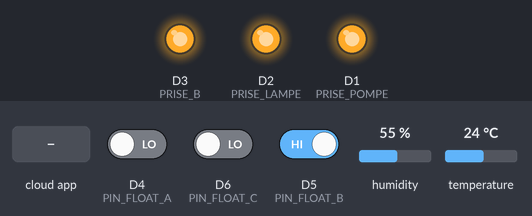
The sketch below on a simulated ESP8266 (NodeMCU). Shown: output pins drawn as LEDs (lit = HIGH). The inputs (shaded band) are chosen by the test bench; at power-on: D4 (PIN_FLOAT_A) LOW, D6 (PIN_FLOAT_C) LOW, D5 (PIN_FLOAT_B) HIGH, humidity 55 %, temperature 24 °C.

Above: at 2.7 s.
2.8 s: the phone or cloud app sets 11 to 0
At 3.9 s:
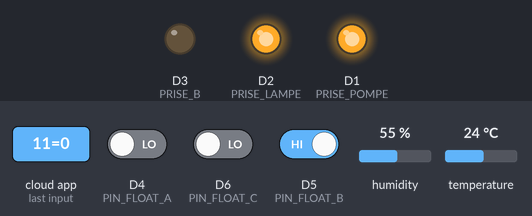
5.0 s: the phone or cloud app sets 3 to 0
At 6.2 s:
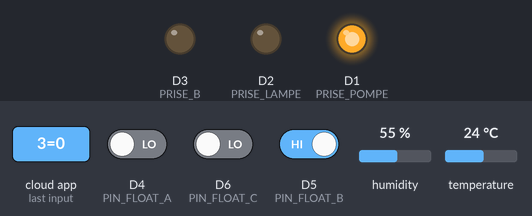
7.0 s: the phone or cloud app sets 9 to 0
At 8.5 s:
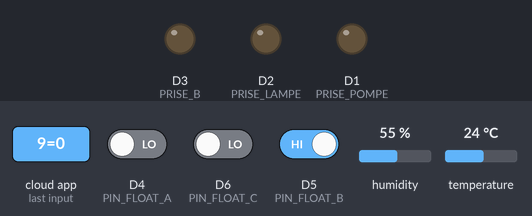
9.0 s: the phone or cloud app sets 11 to 1
At 10.7 s:
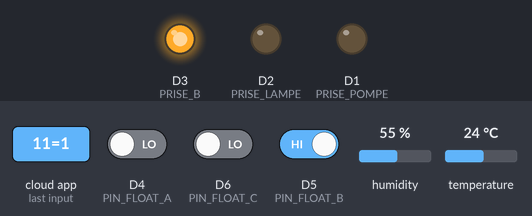
11.0 s: the phone or cloud app sets 4 to 0
At 12.4 s:
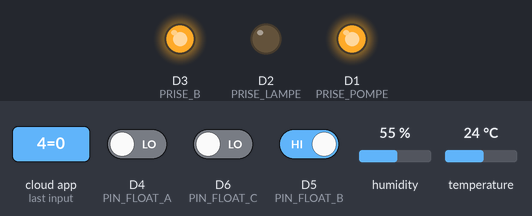
Timing chart, 0 to 14.0 s (numbered marks = the images above; inputs shaded):
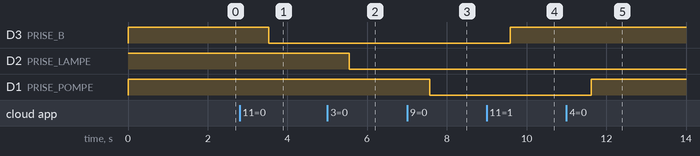

The sketch:

aquaponie_esp_19-12-2018.ino
```cpp
#define CAYENNE_DEBUG
#define CAYENNE_PRINT Serial                 //wifi
#include <CayenneMQTTESP8266.h>
//#include <DHT.h>  // DHTsensor
#include <DHTesp.h> // DHTesp library, a verifier laquelle fonctionne le mieux avec cayenne.

// WiFi network info.
char ssid[] = "SmartRGE1BB";
char wifiPassword[] = "s9003502";

// Cayenne authentication info. This should be obtained from the Cayenne Dashboard.
char username[] = "6e7efa60-b6a3-11e8-a5e0-433900986fca";
char password[] = "70a3b8c6b91c0e52f4341fa54b8b3f87bfc0d0f5";
char clientID[] = "d301fc90-fe7d-11e8-809d-0f8fe4c30267";

#define VIRTUAL_CHANNEL 1 // Feed the fishies
#define VIRTUAL_CHANNEL 2 // Flotteur C manque d'eau
#define VIRTUAL_CHANNEL 3 // Etat de la lampe
#define VIRTUAL_CHANNEL 4 // Temps entre cycles
#define VIRTUAL_CHANNEL 5 //
#define VIRTUAL_CHANNEL 6
#define VIRTUAL_CHANNEL 7
#define VIRTUAL_CHANNEL 8
#define VIRTUAL_CHANNEL 9
#define VIRTUAL_CHANNEL 10
#define VIRTUAL_CHANNEL 11

#define PRISE_LAMPE D2     // Prise controllable 1
#define PRISE_POMPE D1    // Prise controllable 2
#define PRISE_B D3  // Prise controllable 3

#define PIN_FLOAT_A D4  // Flotteur bas du circuit des plantes
#define PIN_FLOAT_B D5  // Flotteur haut du circuit des plantes
#define PIN_FLOAT_C D6  // Flotteur sécurité du réservoir à poissons

#define DHTPIN D7
//#define DHTTYPE DHT11
//DHT dht(DHTPIN, DHTTYPE);
DHTesp dht;

#define DELAIS_ACTIONNEURS 2000
#define DUREE_REMPLISSAGE_MAX 180000
#define TEMPS_ECLAIRAGE_JOUR 43200000 // 12h
#define TEMPS_ECLAIRAGE_NUIT 43200000 // 12h

int duree_pompage = 10; // Secondes de durée de pompe
int nourrir_state = 0;
int temps_entre_remplissages = 1800000; //2h par defaut

float hum, temp;
float hum_pres, temp_pres;

unsigned long timerDernierPompage = 0;
unsigned long timerPompage = 0; //
unsigned long timerLampe = 0; //

bool flotteur_A = 0;
bool flotteur_B = 0;
bool flotteur_C = 0;
bool etat_pompe = 0;
bool etat_lampe = 0;
bool etat_priseb = 0;

/************************************************************************************/
void setup() {
  Serial.begin(9600);
  pinMode(PRISE_LAMPE, OUTPUT);
  pinMode(PRISE_POMPE, OUTPUT);
  pinMode(PRISE_B,OUTPUT);
  digitalWrite(PRISE_LAMPE, HIGH);
  digitalWrite(PRISE_POMPE, HIGH);
  digitalWrite(PRISE_B,HIGH);
  Cayenne.begin(username, password, clientID, ssid, wifiPassword);
  //dht.begin();
  dht.setup(DHTPIN, DHTesp::DHT11);
}
/************************************************************************************/
void loop() {
  /********************* Acquisition de data ****************************/
  int i = 0;
  while (WiFi.status() != WL_CONNECTED && i < 50) {
    delay(500);
    i++;
    Serial.print(".");
  }
  if (WiFi.status() != WL_CONNECTED) {
    Serial.println("WiFi Connection failed, restart");// echoué = reset
    WiFi.disconnect();
    delay(500);
    //ESP.restart();
    Cayenne.begin(username, password, clientID, ssid, wifiPassword);
  }
  flotteur_A = digitalRead(PIN_FLOAT_A);
  flotteur_B = digitalRead(PIN_FLOAT_B);
  flotteur_C = digitalRead(PIN_FLOAT_C);
  //hum = dht.readHumidity();
  //temp = dht.readTemperature();
  hum = dht.getHumidity();
  temp = dht.getTemperature();
 /* Serial.println();
  Serial.print("temps entre remplissages "); Serial.println(temps_entre_remplissages);
  Serial.print("flotteur_A "); Serial.println(flotteur_A);
  Serial.print("flotteur_B "); Serial.println(flotteur_B);
  Serial.print("flotteur_C "); Serial.println(flotteur_C);
  Serial.print("humidite "); Serial.println(hum);
  Serial.print("temperature "); Serial.println(temp);
  Serial.print("nourrir state "); Serial.println(nourrir_state);
  /********************* Selection de la situation selon data**********************/

  /*if (flotteur_C == LOW)
  {
    Cayenne.virtualWrite(2, LOW); // Ne pompe pas et envoie à cayenne une alerte (remplir aquarium)
  }
  else */
  if (millis() - timerDernierPompage >= temps_entre_remplissages)
  {
    if ( flotteur_B == 0 )
    {
      digitalWrite(PRISE_POMPE, LOW); // Demarre la pompe
      timerPompage = millis();
    }
    if (millis() - timerPompage >= DUREE_REMPLISSAGE_MAX || flotteur_B == 1) // Protection bris du flotteur
    {
        digitalWrite(PRISE_POMPE, HIGH); // Arrete la pompe
        timerDernierPompage = millis();
    }
  }

  if ( etat_lampe == 1 && millis() - timerLampe >= TEMPS_ECLAIRAGE_JOUR)
  {
    timerLampe = millis();
    etat_lampe = 0;
    digitalWrite(PRISE_LAMPE, etat_lampe);
    Cayenne.virtualWrite(3, etat_lampe);
  }
  else if (etat_lampe == 0 && millis() - timerLampe >= TEMPS_ECLAIRAGE_NUIT)
  {
    timerLampe = millis();
    etat_lampe = 1;
    digitalWrite(PRISE_LAMPE, etat_lampe);
    Cayenne.virtualWrite(3, etat_lampe);
  }
  Cayenne.loop();
}

/***************************************Communication avec cayenne****************************************/
// Read the time to pump
CAYENNE_IN(1)
{
int currentValue = getValue.asInt();
  if (currentValue == 1)
  {
    nourrir_state = 1;
    Serial.write(nourrir_state / 256);
    Serial.write(nourrir_state % 256);
    delay(75);  //allows all serial sent to be received together
    nourrir_state = 0;
  }
  else
  {
    nourrir_state = 0;
  }
}
// Alerte manque d'eau
CAYENNE_OUT(2)
{
  Cayenne.virtualWrite(2, flotteur_C,"digital_sensor","d");
}
// Lecture de l'ajustement cayenne du temps entre les remplissages
CAYENNE_IN(3)
{
  etat_lampe = (bool) getValue.asInt();
  digitalWrite(PRISE_LAMPE, etat_lampe);
  timerLampe = millis();
}
CAYENNE_IN(4)
{
  int new_value = getValue.asInt();
  temps_entre_remplissages = new_value * 1000 * 60;
}
CAYENNE_OUT(5)
{
  if (hum != hum_pres && !isnan(hum))
    {
      Cayenne.virtualWrite(5,hum);
    }
    hum_pres = hum;
}
CAYENNE_OUT(6)
{
  if (temp != temp_pres && !isnan(temp))
  {
  Cayenne.virtualWrite(6, temp);
  }
  temp_pres = temp;
}
CAYENNE_OUT(7)
{
  Cayenne.virtualWrite(7, flotteur_B,"digital_sensor","d");
}
CAYENNE_OUT(8)
{
  Cayenne.virtualWrite(8, flotteur_A,"digital_sensor","d");
}
CAYENNE_IN(9)
{
  int etat_pompe = (bool) getValue.asInt();
  digitalWrite(PRISE_POMPE, etat_pompe);
}
CAYENNE_OUT(10)
{
Cayenne.virtualWrite(10,temps_entre_remplissages/(60*1000));
}
CAYENNE_IN(11)
{
  int etat_priseb = (bool) getValue.asInt();
  digitalWrite(PRISE_B, etat_priseb);
}
```

Measured:
- after the input at 2.8 s, D3 (PRISE_B): HIGH → LOW after 0.73 s
- after the input at 5.0 s, D2 (PRISE_LAMPE): HIGH → LOW after 0.55 s
- after the input at 7.0 s, D1 (PRISE_POMPE): HIGH → LOW after 0.57 s
- after the input at 9.0 s, D3 (PRISE_B): LOW → HIGH after 0.59 s
- after the input at 11.0 s, D1 (PRISE_POMPE): LOW → HIGH after 0.62 s
